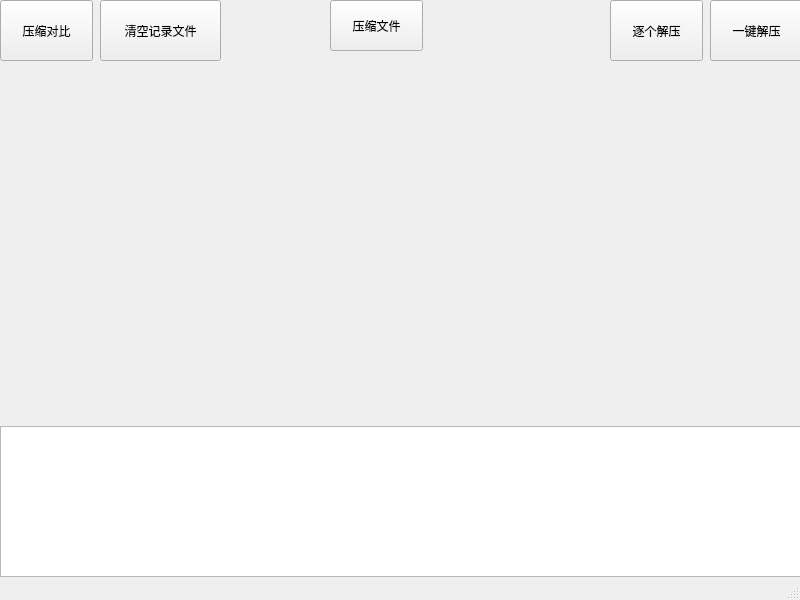
<?xml version="1.0" encoding="UTF-8"?>
<ui version="4.0">
 <class>MainWindow</class>
 <widget class="QMainWindow" name="MainWindow">
  <property name="geometry">
   <rect>
    <x>0</x>
    <y>0</y>
    <width>800</width>
    <height>600</height>
   </rect>
  </property>
  <property name="windowTitle">
   <string>MainWindow</string>
  </property>
  <widget class="QWidget" name="centralwidget">
   <widget class="QPushButton" name="pushButton">
    <property name="geometry">
     <rect>
      <x>0</x>
      <y>0</y>
      <width>93</width>
      <height>61</height>
     </rect>
    </property>
    <property name="text">
     <string>压缩对比</string>
    </property>
   </widget>
   <widget class="QPushButton" name="pushButton_2">
    <property name="geometry">
     <rect>
      <x>330</x>
      <y>0</y>
      <width>93</width>
      <height>51</height>
     </rect>
    </property>
    <property name="text">
     <string>压缩文件</string>
    </property>
   </widget>
   <widget class="QPushButton" name="pushButton_3">
    <property name="geometry">
     <rect>
      <x>610</x>
      <y>0</y>
      <width>93</width>
      <height>61</height>
     </rect>
    </property>
    <property name="text">
     <string>逐个解压</string>
    </property>
   </widget>
   <widget class="QPushButton" name="pushButton_4">
    <property name="geometry">
     <rect>
      <x>710</x>
      <y>0</y>
      <width>93</width>
      <height>61</height>
     </rect>
    </property>
    <property name="text">
     <string>一键解压</string>
    </property>
   </widget>
   <widget class="QPushButton" name="pushButton_5">
    <property name="geometry">
     <rect>
      <x>100</x>
      <y>0</y>
      <width>121</width>
      <height>61</height>
     </rect>
    </property>
    <property name="text">
     <string>清空记录文件</string>
    </property>
   </widget>
   <widget class="QTextEdit" name="textEdit">
    <property name="geometry">
     <rect>
      <x>0</x>
      <y>426</y>
      <width>801</width>
      <height>151</height>
     </rect>
    </property>
   </widget>
  </widget>
  <widget class="QStatusBar" name="statusbar"/>
 </widget>
 <resources/>
 <connections/>
</ui>
